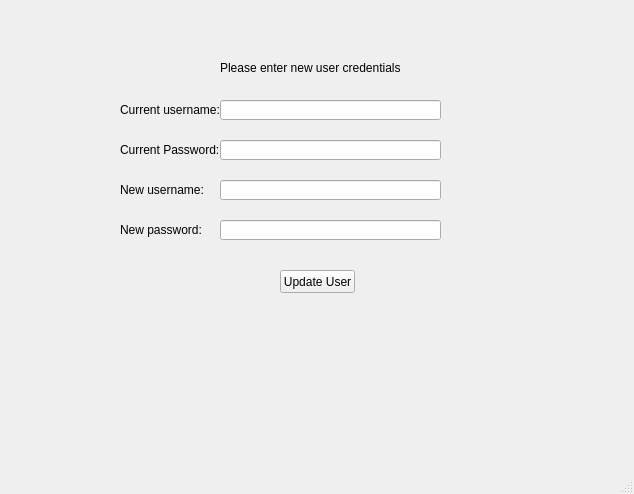
<?xml version="1.0" encoding="UTF-8"?>
<ui version="4.0">
 <class>verify</class>
 <widget class="QMainWindow" name="verify">
  <property name="geometry">
   <rect>
    <x>0</x>
    <y>0</y>
    <width>634</width>
    <height>494</height>
   </rect>
  </property>
  <property name="windowTitle">
   <string>MainWindow</string>
  </property>
  <widget class="QWidget" name="centralwidget">
   <widget class="QLabel" name="label">
    <property name="geometry">
     <rect>
      <x>220</x>
      <y>60</y>
      <width>201</width>
      <height>16</height>
     </rect>
    </property>
    <property name="text">
     <string>Please enter new user credentials</string>
    </property>
   </widget>
   <widget class="QPushButton" name="btn_update">
    <property name="geometry">
     <rect>
      <x>280</x>
      <y>270</y>
      <width>75</width>
      <height>23</height>
     </rect>
    </property>
    <property name="text">
     <string>Update User</string>
    </property>
   </widget>
   <widget class="QLineEdit" name="cur_username">
    <property name="geometry">
     <rect>
      <x>220</x>
      <y>100</y>
      <width>221</width>
      <height>20</height>
     </rect>
    </property>
    <property name="text">
     <string/>
    </property>
   </widget>
   <widget class="QLabel" name="label_2">
    <property name="geometry">
     <rect>
      <x>120</x>
      <y>100</y>
      <width>101</width>
      <height>20</height>
     </rect>
    </property>
    <property name="text">
     <string>Current username:</string>
    </property>
   </widget>
   <widget class="QLabel" name="label_3">
    <property name="geometry">
     <rect>
      <x>120</x>
      <y>140</y>
      <width>111</width>
      <height>20</height>
     </rect>
    </property>
    <property name="text">
     <string>Current Password:</string>
    </property>
   </widget>
   <widget class="QLineEdit" name="cur_password">
    <property name="geometry">
     <rect>
      <x>220</x>
      <y>140</y>
      <width>221</width>
      <height>20</height>
     </rect>
    </property>
   </widget>
   <widget class="QLabel" name="label_4">
    <property name="geometry">
     <rect>
      <x>120</x>
      <y>180</y>
      <width>101</width>
      <height>20</height>
     </rect>
    </property>
    <property name="text">
     <string>New username:</string>
    </property>
   </widget>
   <widget class="QLabel" name="label_5">
    <property name="geometry">
     <rect>
      <x>120</x>
      <y>220</y>
      <width>101</width>
      <height>20</height>
     </rect>
    </property>
    <property name="text">
     <string>New password:</string>
    </property>
   </widget>
   <widget class="QLineEdit" name="new_username">
    <property name="geometry">
     <rect>
      <x>220</x>
      <y>180</y>
      <width>221</width>
      <height>20</height>
     </rect>
    </property>
    <property name="text">
     <string/>
    </property>
   </widget>
   <widget class="QLineEdit" name="new_password">
    <property name="geometry">
     <rect>
      <x>220</x>
      <y>220</y>
      <width>221</width>
      <height>20</height>
     </rect>
    </property>
    <property name="text">
     <string/>
    </property>
   </widget>
   <widget class="QLabel" name="label_6">
    <property name="geometry">
     <rect>
      <x>20</x>
      <y>280</y>
      <width>221</width>
      <height>16</height>
     </rect>
    </property>
    <property name="text">
     <string/>
    </property>
   </widget>
   <widget class="QLabel" name="label_7">
    <property name="geometry">
     <rect>
      <x>20</x>
      <y>310</y>
      <width>221</width>
      <height>16</height>
     </rect>
    </property>
    <property name="text">
     <string/>
    </property>
   </widget>
   <widget class="QLabel" name="label_8">
    <property name="geometry">
     <rect>
      <x>20</x>
      <y>340</y>
      <width>221</width>
      <height>16</height>
     </rect>
    </property>
    <property name="text">
     <string/>
    </property>
   </widget>
  </widget>
  <widget class="QMenuBar" name="menubar">
   <property name="geometry">
    <rect>
     <x>0</x>
     <y>0</y>
     <width>634</width>
     <height>21</height>
    </rect>
   </property>
  </widget>
  <widget class="QStatusBar" name="statusbar"/>
 </widget>
 <resources/>
 <connections/>
</ui>
